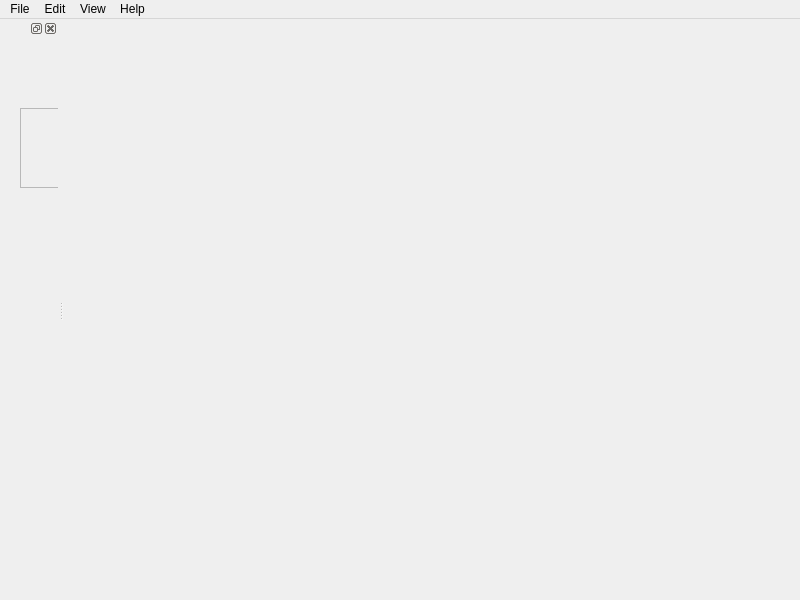
<?xml version="1.0" encoding="UTF-8"?>
<ui version="4.0">
 <class>MainWindow</class>
 <widget class="QMainWindow" name="MainWindow">
  <property name="geometry">
   <rect>
    <x>0</x>
    <y>0</y>
    <width>800</width>
    <height>600</height>
   </rect>
  </property>
  <property name="windowTitle">
   <string>MainWindow</string>
  </property>
  <widget class="QWidget" name="centralwidget"/>
  <widget class="QMenuBar" name="menubar">
   <property name="geometry">
    <rect>
     <x>0</x>
     <y>0</y>
     <width>800</width>
     <height>22</height>
    </rect>
   </property>
   <widget class="QMenu" name="menuFile">
    <property name="title">
     <string>File</string>
    </property>
    <addaction name="actionNew"/>
    <addaction name="actionOpen"/>
    <addaction name="actionOpen_Recent"/>
    <addaction name="actionSave"/>
    <addaction name="actionSave_as"/>
    <addaction name="separator"/>
    <addaction name="actionImport"/>
    <addaction name="actionExport"/>
    <addaction name="separator"/>
    <addaction name="actionQuit"/>
   </widget>
   <widget class="QMenu" name="menuEdit">
    <property name="title">
     <string>Edit</string>
    </property>
    <addaction name="actionUndo"/>
    <addaction name="actionRedo"/>
   </widget>
   <widget class="QMenu" name="menuView">
    <property name="title">
     <string>View</string>
    </property>
    <addaction name="actionShow_Toolbox"/>
   </widget>
   <widget class="QMenu" name="menuHelp">
    <property name="title">
     <string>Help</string>
    </property>
    <addaction name="actionVerinfo"/>
   </widget>
   <addaction name="menuFile"/>
   <addaction name="menuEdit"/>
   <addaction name="menuView"/>
   <addaction name="menuHelp"/>
  </widget>
  <widget class="QDockWidget" name="tools_dock">
   <attribute name="dockWidgetArea">
    <number>1</number>
   </attribute>
   <widget class="QWidget" name="tools_dock_elements">
    <widget class="QScrollArea" name="tools_scrollArea">
     <property name="geometry">
      <rect>
       <x>20</x>
       <y>70</y>
       <width>120</width>
       <height>80</height>
      </rect>
     </property>
     <property name="widgetResizable">
      <bool>true</bool>
     </property>
     <widget class="QWidget" name="scrollAreaWidgetContents">
      <property name="geometry">
       <rect>
        <x>0</x>
        <y>0</y>
        <width>118</width>
        <height>78</height>
       </rect>
      </property>
     </widget>
    </widget>
   </widget>
  </widget>
  <action name="actionNew">
   <property name="text">
    <string>New</string>
   </property>
  </action>
  <action name="actionOpen">
   <property name="text">
    <string>Open</string>
   </property>
  </action>
  <action name="actionOpen_Recent">
   <property name="text">
    <string>Open Recent</string>
   </property>
  </action>
  <action name="actionSave">
   <property name="text">
    <string>Save</string>
   </property>
  </action>
  <action name="actionSave_as">
   <property name="text">
    <string>Save as</string>
   </property>
  </action>
  <action name="actionUndo">
   <property name="text">
    <string>Undo</string>
   </property>
  </action>
  <action name="actionRedo">
   <property name="text">
    <string>Redo</string>
   </property>
  </action>
  <action name="actionImport">
   <property name="text">
    <string>Import</string>
   </property>
  </action>
  <action name="actionExport">
   <property name="text">
    <string>Export</string>
   </property>
  </action>
  <action name="actionQuit">
   <property name="text">
    <string>Quit</string>
   </property>
  </action>
  <action name="actionShow_Toolbox">
   <property name="text">
    <string>Show Toolbox</string>
   </property>
  </action>
  <action name="actionVerinfo">
   <property name="text">
    <string>Version Information</string>
   </property>
  </action>
 </widget>
 <resources/>
 <connections/>
</ui>
